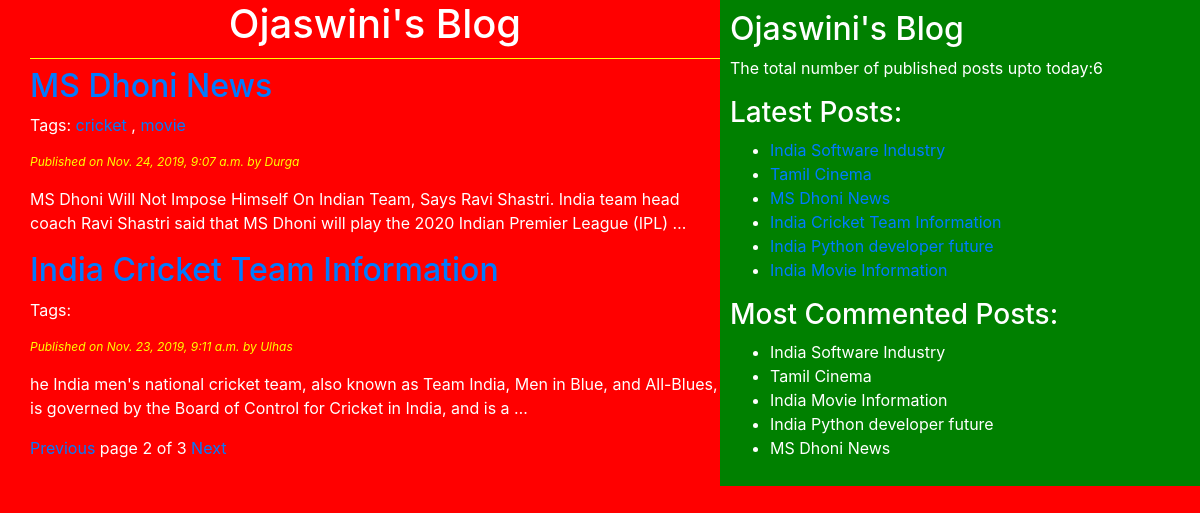
Screenshot of /?page=2 with the database file from the repository.
### blog/models.py (models this page shows, shortened)
class Post(models.Model):
    STATUS_CHOICES=(('draft','Draft'),('published','Published'))
    title=models.CharField(max_length=264)
    slug=models.SlugField(max_length=264,unique_for_date='publish')
    author=models.ForeignKey(User,on_delete=models.PROTECT,related_name='blog_posts')
    body=models.TextField()
    publish=models.DateTimeField(default=timezone.now)
    created=models.DateTimeField(auto_now_add=True)
    updated=models.DateTimeField(auto_now_add=True)
    status=models.CharField(max_length=10,choices=STATUS_CHOICES,default='draft')
    objects=CustomManager()
    tags=TaggableManager()
    class Meta:
        ordering=('-publish',)
    def get_absolute_url(self):
        return reverse('post_detail',args=[self.publish.year,self.publish.strftime('%m'),
                                            self.publish.strftime('%d'),self.slug])

### blog/views.py (the view)
# urls.py: url(r'^$',views.post_list_view),
def post_list_view(request,tag_slug=None):
    post_list=Post.objects.all()
    tag=None
    if tag_slug:
        tag=get_object_or_404(Tag,slug=tag_slug)
        post_list=post_list.filter(tags__in=[tag])
    paginator=Paginator(post_list,2)
    page_number=request.GET.get('page')
    try:
        post_list=paginator.page(page_number)
    except PageNotAnInteger:
        post_list=paginator.page(1)
    except EmptyPage:
        post_list=paginator.page(paginator.num_pages)
    return render(request,'blog/post_list.html',{'post_list':post_list})

### blog/models.py (called while the page is built)
    def get_queryset(self):
        return super().get_queryset().filter(status='published')

### blog/templatetags/blog_tags.py (called while the page is built)
@register.simple_tag
def total_posts():
    return Post.objects.count()

@register.inclusion_tag('blog/latest_posts123.html')
def show_latest_posts(count=5):
    latest_posts=Post.objects.order_by('-publish')[:count]
    return{'latest_posts':latest_posts}

@register.simple_tag
def get_most_commented_posts(count=5):
    return Post.objects.annotate(total_comments=Count('comments')).order_by('-total_comments')[:count]

### templates/blog/post_list.html (shortened to what this page needs)
{%extends 'blog/base.html'%}
{%block content_block%}
  <h1>Ojaswini's Blog</h1>
  {%for post in post_list%}
     <h2><a href="{{post.get_absolute_url}}">{{post.title}}</h2></a>
     <p>Tags:
       {%for tag in post.tags.all%}
       <a href="{%url 'post_list_by_tag_name' tag.slug %}">{{tag.name}}</a>
       {%if not forloop.last%},{%endif%}
       {%endfor%}
     </p>
     <p id='date'>Published on {{post.publish}} by {{post.author|title}}</p>
     {{post.body|truncatewords:30|linebreaks}}
  {%endfor%}
  {%include 'blog/pagination.html' with page=post_list%}
{%endblock%}

### templates/blog/base.html (shortened to what this page needs)
<!DOCTYPE html>
{% load i18n %}
{%load blog_tags%}
{%load staticfiles%}
<html lang="en" dir="ltr">
  <head>
    <link rel="stylesheet" href="https://stackpath.bootstrapcdn.com/bootstrap/4.3.1/css/bootstrap.min.css">
    <link rel="stylesheet" href="{%static "blog.css"%}">
  </head>
  <body>
    <div class="content">
      {%block content_block%}{%endblock%}
    </div>
    <div class="sidebar">
      <h2>Ojaswini's Blog</h2>
      <p>The total number of published posts upto today:{%total_posts%}</p>
      <h3>Latest Posts:</h3>{%show_latest_posts 100%}
      <h3>Most Commented Posts:</h3>
      {%get_most_commented_posts as most_commented_posts%}
      <ul>
        {%for post in most_commented_posts%}
        <li> <a href="{{post.get_absolute_url}}" id='la'></a>{{post.title}} </li>
        {%endfor%}
      </ul>
    </div>
  </body>
</html>

### templates/blog/latest_posts123.html
<ul>
   {%for post in latest_posts%}
   <li><a href="{{post.get_absolute_url}}">{{post.title}}</a></li>
   {%endfor%}
</ul>

### static/blog.css (style rules this page uses)
.content { width:60%; float:left; padding:0 0 0 30px; background: red; height: 100% }
.sidebar { width:40%; float: right; padding:10px; background: green; height:100% }
h1 { text-align: center; border-bottom: 1px solid yellow; padding-bottom: 10px; }
body { color: white; background: red; }
#date { color: yellow; font-size: 12px; font-style: italic; }

### rows the page displays
Post: title "MS Dhoni News", publish "Nov. 24, 2019, 9:07 a.m.", author "Durga", body "MS Dhoni Will Not Impose Himself On Indian Team, Says Ravi Shastri. India team head coach Ravi Shastri said that MS Dhoni will play the 2020 Indian Premier League (IPL) …"
Tag: name "cricket"
Tag: name "movie"
Post: title "India Cricket Team Information", publish "Nov. 23, 2019, 9:11 a.m.", author "Ulhas", body "he India men's national cricket team, also known as Team India, Men in Blue, and All-Blues, is governed by the Board of Control for Cricket in India, and is a …"
Post: title "India Software Industry"
Post: title "Tamil Cinema"
Post: title "India Python developer future"
Post: title "India Movie Information"

### other values shown
{{ page.number }} "2"
{{ page.paginator.num_pages }} "3"
